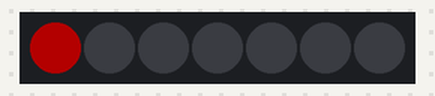
This sketch was run on a simulated Arduino Uno, built with avr-gcc and run on an emulated ATmega328P. Shown: 7 RGB LEDs in strip order, left to right. Dim RGB values are drawn brighter than linear.

Above: at 0.1 s.
At 0.7 s:
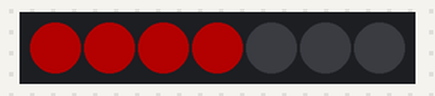
At 1.3 s:
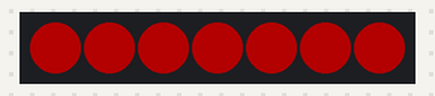

The sketch:

gemmapixeldemo.ino
```cpp
#include <Adafruit_NeoPixel.h>

Adafruit_NeoPixel pixels = Adafruit_NeoPixel(7, 0, NEO_GRBW);

int pixel = 0;

void setup() {
  pixels.begin();
  pixels.setBrightness(60); // 1/3 brightness
  for (int i = 0; i<7; i++){
    pixels.setPixelColor(i, 255, 0, 0);
    pixels.show();
    delay(200);
  }
}

void loop() {

}
```
